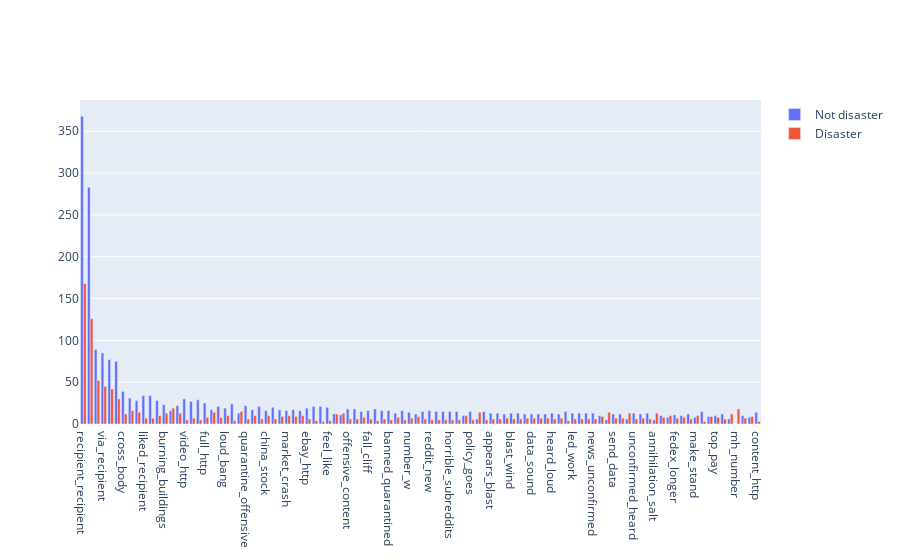

Here is the notebook cell this chart was saved with:
### Code cell
fig = go.Figure()
bar0 = go.Bar(name="Not disaster", 
              x=top_bigrams["bigram"], 
              y=top_bigrams["count_0"]
)
bar1 = go.Bar(name="Disaster",
              x=top_bigrams["bigram"],
              y=top_bigrams["count_1"]
)

fig.add_trace(bar0)
fig.add_trace(bar1)

fig.update_layout(barmode='group')

plotly.offline.iplot(fig)

### Figure 1 — Plotly figure (JSON) as saved in the notebook; plotly's stock layout.template omitted (floating-point values rounded to 4 significant figures)
{"data": [{"name": "Not disaster", "type": "bar", "x": ["recipient_recipient", "http_http", "number_http", "via_recipient", "http_via", "recipient_http", "cross_body", "http_recipient", "full_read", "liked_recipient", "recipient_video", "video_recipient", "burning_buildings", "number_pm", "rt_recipient", "video_http", "body_bag", "html_html", "full_http", "first_responders", "looks_like", "loud_bang", "body_bagging", "html_number", "quarantine_offensive", "read_http", "reddit_quarantine", "china_stock", "content_policy", "http_prebreak", "market_crash", "prebreak_best", "stock_market", "ebay_http", "x_number", "body_bags", "feel_like", "mass_murderer", "number_th", "offensive_content", "recipient_number", "war_zone", "fall_cliff", "number_x", "quarantined_http", "banned_quarantined", "emergency_services", "new_content", "number_w", "number_years", "read_ebay", "reddit_new", "effect_many", "goes_effect", "horrible_subreddits", "many_horrible", "number_year", "policy_goes", "salt_river", "subreddits_banned", "appears_blast", "bang_nearby", "black_hat", "blast_wind", "breaking_news", "computers_send", "data_sound", "funtenna_hijacking", "hat_number", "heard_loud", "hijacking_computers", "hollywood_movie", "led_work", "nearby_appears", "neighbour_ass", "news_unconfirmed", "pay_pile", "river_wild", "send_data", "sound_waves", "stop_annihilation", "unconfirmed_heard", "waves_black", "wind_neighbour", "annihilation_salt", "crash_gems", "dust_storm", "fedex_longer", "gems_rubble", "hot_funtenna", "make_stand", "movie_trapped", "rise_top", "top_pay", "work_light", "year_old", "mh_number", "august_number", "businesses_deluged", "content_http"], "y": [368, 283, 89, 85, 77, 75, 39, 31, 28, 34, 34, 28, 23, 16, 22, 30, 27, 29, 25, 17, 21, 19, 24, 13, 22, 17, 21, 16, 20, 17, 16, 17, 16, 19, 21, 21, 20, 12, 11, 18, 18, 15, 16, 18, 16, 16, 13, 16, 14, 12, 15, 16, 15, 15, 15, 15, 10, 15, 6, 15, 13, 13, 12, 13, 13, 12, 12, 12, 12, 13, 12, 15, 13, 13, 13, 13, 10, 5, 12, 12, 6, 13, 12, 13, 5, 10, 8, 11, 10, 12, 8, 15, 9, 10, 12, 6, 0, 10, 8, 14]}, {"name": "Disaster", "type": "bar", "x": ["recipient_recipient", "http_http", "number_http", "via_recipient", "http_via", "recipient_http", "cross_body", "http_recipient", "full_read", "liked_recipient", "recipient_video", "video_recipient", "burning_buildings", "number_pm", "rt_recipient", "video_http", "body_bag", "html_html", "full_http", "first_responders", "looks_like", "loud_bang", "body_bagging", "html_number", "quarantine_offensive", "read_http", "reddit_quarantine", "china_stock", "content_policy", "http_prebreak", "market_crash", "prebreak_best", "stock_market", "ebay_http", "x_number", "body_bags", "feel_like", "mass_murderer", "number_th", "offensive_content", "recipient_number", "war_zone", "fall_cliff", "number_x", "quarantined_http", "banned_quarantined", "emergency_services", "new_content", "number_w", "number_years", "read_ebay", "reddit_new", "effect_many", "goes_effect", "horrible_subreddits", "many_horrible", "number_year", "policy_goes", "salt_river", "subreddits_banned", "appears_blast", "bang_nearby", "black_hat", "blast_wind", "breaking_news", "computers_send", "data_sound", "funtenna_hijacking", "hat_number", "heard_loud", "hijacking_computers", "hollywood_movie", "led_work", "nearby_appears", "neighbour_ass", "news_unconfirmed", "pay_pile", "river_wild", "send_data", "sound_waves", "stop_annihilation", "unconfirmed_heard", "waves_black", "wind_neighbour", "annihilation_salt", "crash_gems", "dust_storm", "fedex_longer", "gems_rubble", "hot_funtenna", "make_stand", "movie_trapped", "rise_top", "top_pay", "work_light", "year_old", "mh_number", "august_number", "businesses_deluged", "content_http"], "y": [168, 126, 52, 45, 42, 30, 12, 16, 14, 7, 7, 10, 13, 19, 13, 5, 7, 5, 8, 14, 8, 10, 4, 15, 6, 10, 6, 10, 6, 9, 10, 9, 10, 6, 4, 3, 4, 12, 13, 6, 6, 8, 6, 4, 6, 5, 8, 5, 7, 9, 6, 5, 5, 5, 5, 5, 10, 5, 14, 5, 6, 6, 7, 6, 6, 7, 7, 7, 7, 6, 7, 4, 6, 6, 6, 6, 9, 14, 7, 7, 13, 6, 7, 6, 13, 8, 10, 7, 8, 6, 10, 3, 9, 8, 6, 12, 18, 7, 9, 3]}], "layout": {"autosize": true, "barmode": "group", "xaxis": {"autorange": true, "range": [-0.5, 99.5], "type": "category"}, "yaxis": {"autorange": true, "range": [0, 387.4], "type": "linear"}}}
